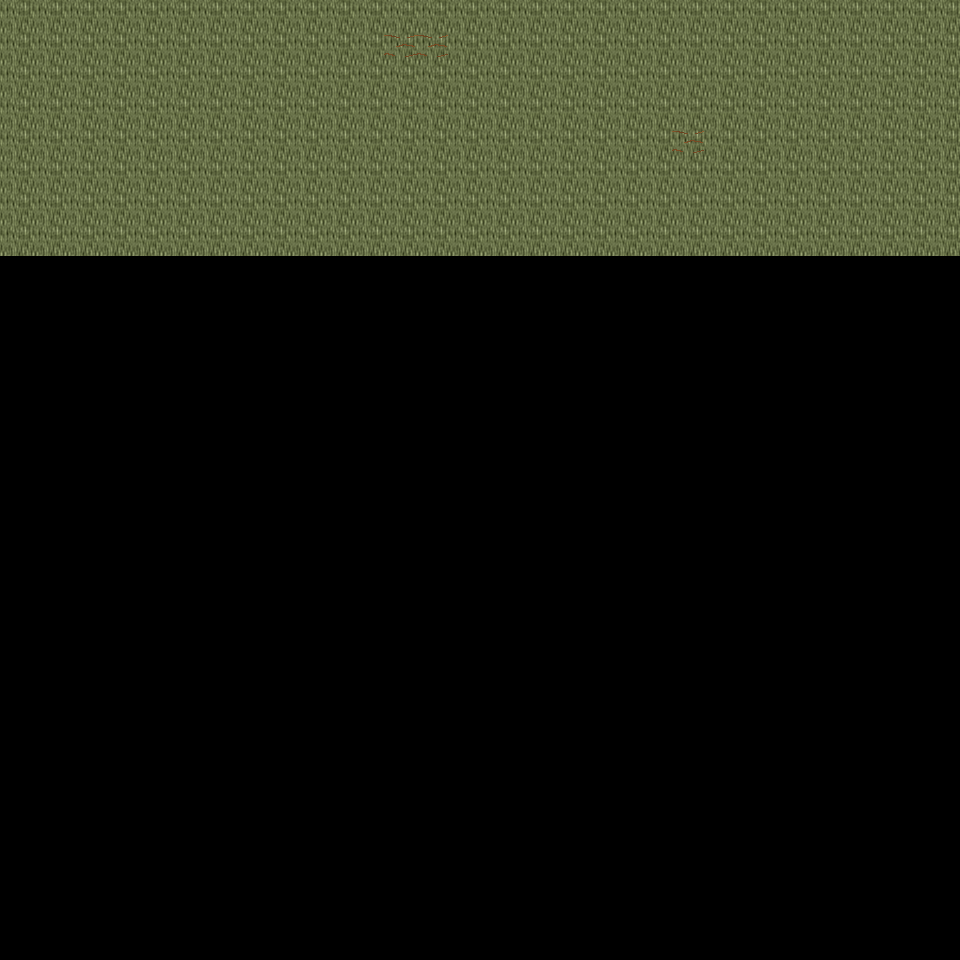

A level layout from a 2D game, rendered from its tile map. Below: a short description, then the map file with tile-grid data replaced by summaries:
An orthogonal 30x30 tile map with 32x32 px tiles, 6 tile layers (Ground, Object, Object2, Above, ...), 23 tilesets and 3 objects (3x mapExit).

<map version="1.0" orientation="orthogonal" renderorder="right-down" width="30" height="30" tilewidth="32" tileheight="32" nextobjectid="4">
  <tileset firstgid="1" name="tileset_ground_ground" tilewidth="32" tileheight="32" tilecount="33" columns="3">
    <image source="../drawable/tileset_ground_ground.png" width="96" height="352" />
  </tileset>
  <tileset firstgid="34" name="tileset_ground_ridge_earth_dark" tilewidth="32" tileheight="32" tilecount="96" columns="12">
    <image source="../drawable/tileset_ground_ridge_earth_dark.png" width="384" height="256" />
  </tileset>
  <tileset firstgid="130" name="tileset_logic_collision" tilewidth="32" tileheight="32" tilecount="1" columns="1">
    <image source="../drawable/tileset_logic_collision.png" width="32" height="32" />
  </tileset>
  <tileset firstgid="131" name="tileset_logic_creature_animal" tilewidth="32" tileheight="32" tilecount="32" columns="8">
    <image source="../drawable/tileset_logic_creature_animal.png" width="256" height="128" />
  </tileset>
  <tileset firstgid="163" name="tileset_ground_earth_edges" tilewidth="32" tileheight="32" tilecount="18" columns="6">
    <image source="../drawable/tileset_ground_earth_edges.png" width="192" height="96" />
  </tileset>
  <tileset firstgid="181" name="tileset_plant_grasses" tilewidth="32" tileheight="32" tilecount="6" columns="3">
    <image source="../drawable/tileset_plant_grasses.png" width="96" height="64" />
  </tileset>
  <tileset firstgid="187" name="tileset_ground_earth_edges_yellowgreen" tilewidth="32" tileheight="32" tilecount="15" columns="5">
    <image source="../drawable/tileset_ground_earth_edges_yellowgreen.png" width="160" height="96" />
  </tileset>
  <tileset firstgid="202" name="tileset_ground_grass_corners" tilewidth="32" tileheight="32" tilecount="24" columns="6">
    <image source="../drawable/tileset_ground_grass_corners.png" width="192" height="128" />
  </tileset>
  <tileset firstgid="226" name="tileset_plant_tree_tree_darkgreen" tilewidth="32" tileheight="32" tilecount="88" columns="8">
    <image source="../drawable/tileset_plant_tree_tree_darkgreen.png" width="256" height="352" />
  </tileset>
  <tileset firstgid="314" name="tileset_plant_tree_evergreen" tilewidth="32" tileheight="32" tilecount="36" columns="3">
    <image source="../drawable/tileset_plant_tree_evergreen.png" width="96" height="384" />
  </tileset>
  <tileset firstgid="350" name="tileset_plant_bush_various_small" tilewidth="32" tileheight="32" tilecount="9" columns="3">
    <image source="../drawable/tileset_plant_bush_various_small.png" width="96" height="96" />
  </tileset>
  <tileset firstgid="359" name="tileset_plant_bush_bushes" tilewidth="32" tileheight="32" tilecount="10" columns="5">
    <image source="../drawable/tileset_plant_bush_bushes.png" width="160" height="64" />
  </tileset>
  <tileset firstgid="369" name="tileset_building_decoration_rocks" tilewidth="32" tileheight="32" tilecount="6" columns="3">
    <image source="../drawable/tileset_building_decoration_rocks.png" width="96" height="64" />
  </tileset>
  <tileset firstgid="375" name="tileset_ground_stonecircle" tilewidth="32" tileheight="32" tilecount="81" columns="9">
    <image source="../drawable/tileset_ground_stonecircle.png" width="288" height="288" />
  </tileset>
  <tileset firstgid="456" name="tileset_ground_rock_rocks" tilewidth="32" tileheight="32" tilecount="4" columns="2">
    <image source="../drawable/tileset_ground_rock_rocks.png" width="64" height="64" />
  </tileset>
  <tileset firstgid="460" name="tileset_building_decoration_orbpedestal" tilewidth="32" tileheight="32" tilecount="2" columns="1">
    <image source="../drawable/tileset_building_decoration_orbpedestal.png" width="32" height="64" />
  </tileset>
  <tileset firstgid="462" name="tileset_building_house_chalet" tilewidth="32" tileheight="32" tilecount="56" columns="7">
    <image source="../drawable/tileset_building_house_chalet.png" width="224" height="256" />
  </tileset>
  <tileset firstgid="518" name="tileset_building_tower_chalet" tilewidth="32" tileheight="32" tilecount="16" columns="2">
    <image source="../drawable/tileset_building_tower_chalet.png" width="64" height="256" />
  </tileset>
  <tileset firstgid="534" name="tileset_plant_bush_bush_pinks" tilewidth="32" tileheight="32" tilecount="4" columns="2">
    <image source="../drawable/tileset_plant_bush_bush_pinks.png" width="64" height="64" />
  </tileset>
  <tileset firstgid="538" name="tileset_ground_dry_grass" tilewidth="32" tileheight="32" tilecount="54" columns="9">
    <image source="../drawable/tileset_ground_dry_grass.png" width="288" height="192" />
  </tileset>
  <tileset firstgid="592" name="tileset_object_rock_pillars_stone" tilewidth="32" tileheight="32" tilecount="36" columns="6">
    <image source="../drawable/tileset_object_rock_pillars_stone.png" width="192" height="192" />
  </tileset>
  <tileset firstgid="628" name="tileset_building_door_brown_door" tilewidth="32" tileheight="32" tilecount="3" columns="1">
    <image source="../drawable/tileset_building_door_brown_door.png" width="32" height="96" />
  </tileset>
  <tileset firstgid="631" name="tileset_logic_creature_fowl" tilewidth="32" tileheight="32" tilecount="6" columns="6">
    <image source="../drawable/tileset_logic_creature_fowl.png" width="192" height="32" />
  </tileset>
  <layer name="Ground" width="30" height="30">
    <data>[900 cells, 240 non-empty, 1 distinct tile ids]</data>
  </layer>
  <layer name="Object" width="30" height="30">
    <data>[900 cells, 3 non-empty, 1 distinct tile ids]</data>
  </layer>
  <layer name="Object2" width="30" height="30">
    <data>[900 cells, 0 non-empty, 0 distinct tile ids]</data>
  </layer>
  <layer name="Above" width="30" height="30">
    <data>[900 cells, 0 non-empty, 0 distinct tile ids]</data>
  </layer>
  <layer name="Above2" width="30" height="30">
    <data>[900 cells, 0 non-empty, 0 distinct tile ids]</data>
  </layer>
  <layer name="Walkable" width="30" height="30">
    <data>[900 cells, 0 non-empty, 0 distinct tile ids]</data>
  </layer>
  <objectgroup name="MapEvents">
    <object id="1" name="north" type="mapExit" x="0" y="0" width="960" height="32">
      <properties>
        <property name="map" value="level_0_x171_y11" />
        <property name="x" value="0" />
        <property name="y" value="28" />
      </properties>
    </object>
    <object id="2" name="west" type="mapExit" x="0" y="0" width="32" height="960">
      <properties>
        <property name="map" value="level_0_x170_y12" />
        <property name="x" value="28" />
        <property name="y" value="0" />
      </properties>
    </object>
    <object id="3" name="east" type="mapExit" x="928" y="0" width="32" height="960">
      <properties>
        <property name="map" value="level_0_x172_y12" />
        <property name="x" value="1" />
        <property name="y" value="0" />
      </properties>
    </object>
  </objectgroup>
</map>
